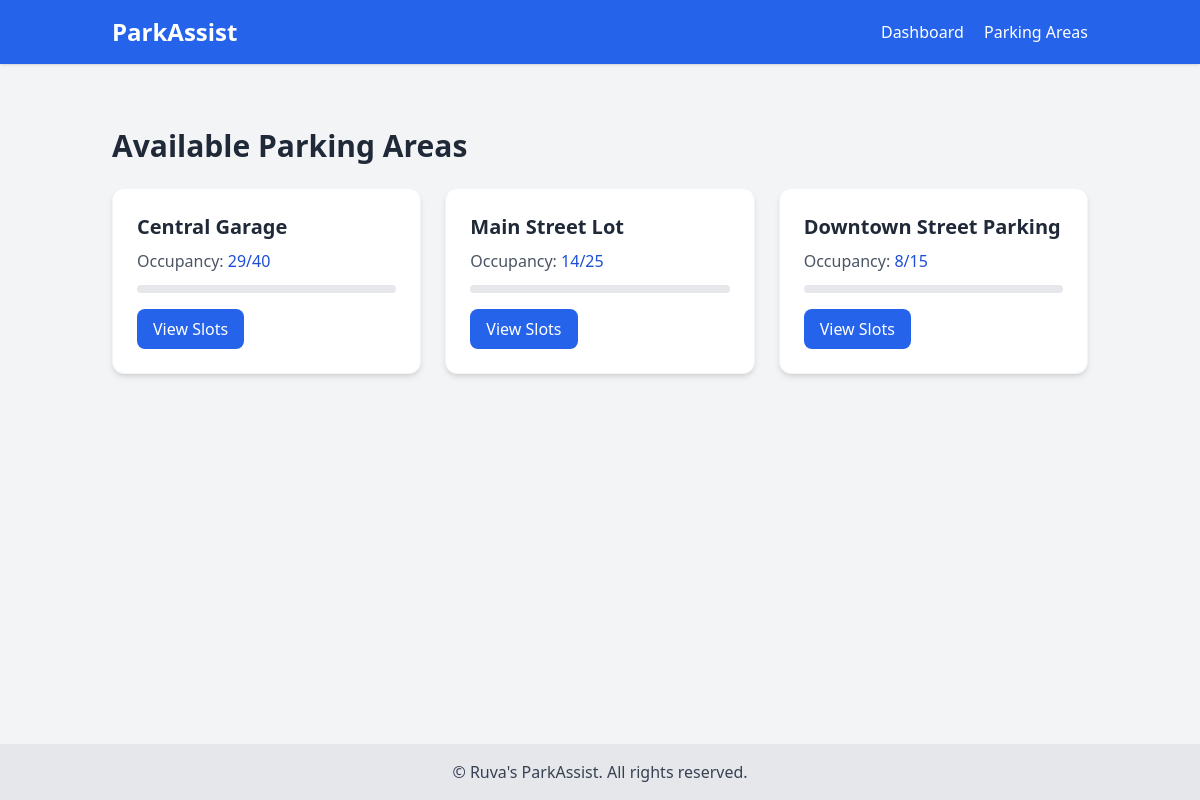
Page /areas/ on the earlier database version.
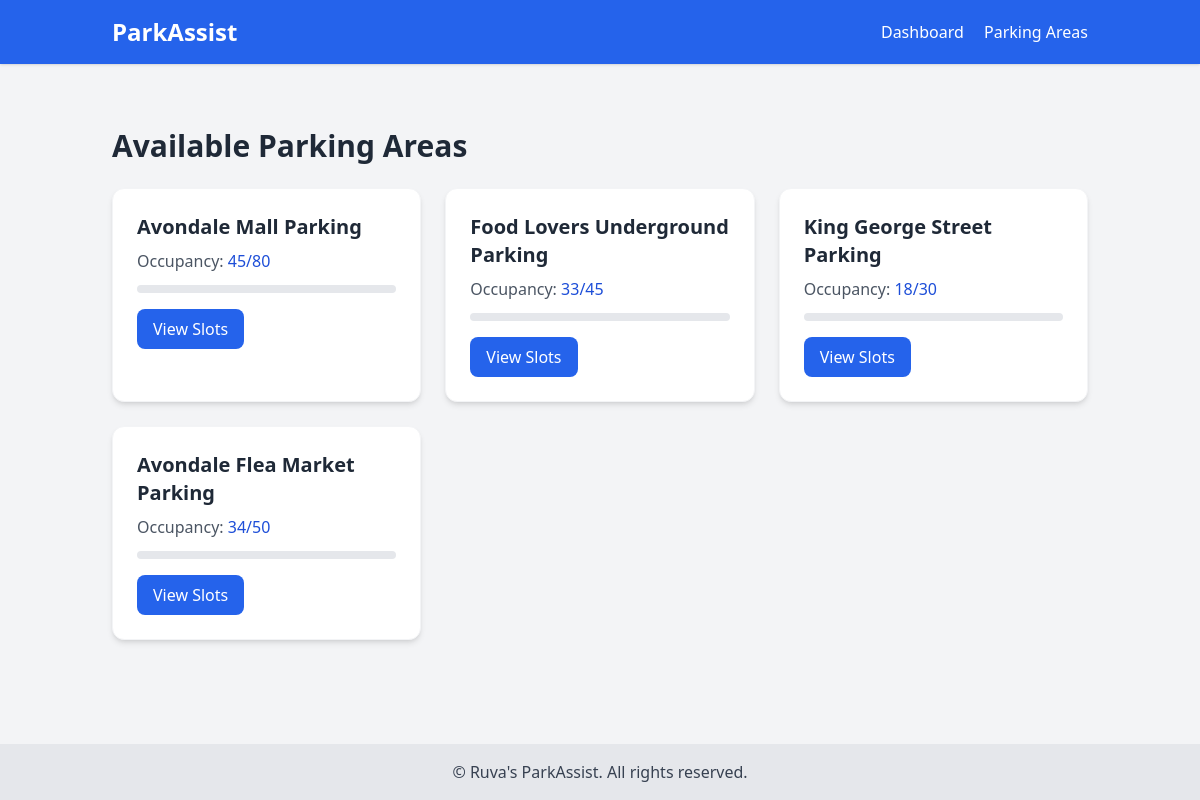
Same page on the later database version.
### parking/models.py (models this page shows, shortened)
class ParkingArea(models.Model):
    name = models.CharField(max_length=100, unique=True, verbose_name="Area Name")
    total_capacity = models.IntegerField(default=0)
    area_type = models.CharField(
        max_length=50,
        choices=[('street','Street'), ('garage','Garage'), ('lot','Lot')]
    )
    boundary = models.JSONField(blank=True, null=True, help_text="List of coordinates defining area boundary")
    class Meta:
        verbose_name = "Parking Area"
        verbose_name_plural = "Parking Areas"
    @property
    def occupied_slots_count(self):
        return self.slots.filter(statuses__is_occupied=True).count()

### parking/views.py (the view)
# urls.py: path('areas/', views.parking_area_list, name='parking_area_list'),
def parking_area_list(request):
    areas = ParkingArea.objects.all()
    return render(request, 'parking/parking_area_list.html', {'areas': areas})

### templates/parking/parking_area_list.html (shortened to what this page needs)
{% extends "base.html" %}
{% block content %}
<div class="mt-10">
    <h1 class="text-3xl font-bold text-gray-800 mb-6">Available Parking Areas</h1>
    {% if areas %}
        <div class="grid sm:grid-cols-2 lg:grid-cols-3 gap-6">
            {% for area in areas %}
                <div class="bg-white rounded-xl shadow-md p-6 hover:shadow-lg transition border border-gray-100">
                    <h2 class="text-xl font-semibold text-gray-800 mb-2">{{ area.name }}</h2>
                    <p class="text-gray-600 mb-3">
                        Occupancy:
                        <span class="font-medium text-blue-700">
                            {{ area.occupied_slots_count }}/{{ area.total_capacity }}
                        </span>
                    </p>
                    <div class="relative w-full h-2 bg-gray-200 rounded-full overflow-hidden mb-4">
                    </div>
                    <a href="{% url 'parking_area_detail' area.id %}"
                       class="inline-block bg-blue-600 text-white px-4 py-2 rounded-lg hover:bg-blue-700 transition">
                       View Slots
                    </a>
                </div>
            {% endfor %}
        </div>
    {% else %}
        <div class="text-gray-600 text-center py-10 text-lg">
            🚫 No parking areas available.
        </div>
    {% endif %}
</div>
{% endblock %}

### templates/base.html (shortened to what this page needs)
<!DOCTYPE html>
<html lang="en">
<head>
    <script src="https://cdn.tailwindcss.com"></script>
    <link href="https://cdnjs.cloudflare.com/ajax/libs/font-awesome/6.4.0/css/all.min.css" rel="stylesheet">
    <link rel="stylesheet" href="https://unpkg.com/leaflet@1.9.4/dist/leaflet.css"/>
</head>
<body class="bg-gray-100 min-h-screen flex flex-col">
    <header class="bg-blue-600 text-white py-4 shadow">
        <div class="container mx-auto flex justify-between items-center px-6">
            <h1 class="text-2xl font-bold">ParkAssist</h1>
            <nav class="space-x-4">
                <a href="{% url 'index' %}" class="hover:underline">Dashboard</a>
                <a href="{% url 'parking_area_list' %}" class="hover:underline">Parking Areas</a>
            </nav>
        </div>
    </header>
    <main class="flex-1 container mx-auto px-6 py-6">
        {% block content %}
        {% endblock %}
    </main>
    <footer class="bg-gray-200 text-gray-700 py-4 mt-auto text-center">
        &copy; {{ now.year }} Ruva's ParkAssist. All rights reserved.
    </footer>
</body>
</html>

Differences in the rows shown:
removed ParkingArea: name "Central Garage", occupied_slots_count "29", total_capacity "40"
removed ParkingArea: name "Main Street Lot", occupied_slots_count "14", total_capacity "25"
removed ParkingArea: name "Downtown Street Parking", occupied_slots_count "8", total_capacity "15"
added ParkingArea: name "Avondale Mall Parking", occupied_slots_count "45", total_capacity "80"
added ParkingArea: name "Food Lovers Underground Parking", occupied_slots_count "33", total_capacity "45"
added ParkingArea: name "King George Street Parking", occupied_slots_count "18", total_capacity "30"
added ParkingArea: name "Avondale Flea Market Parking", occupied_slots_count "34", total_capacity "50"
